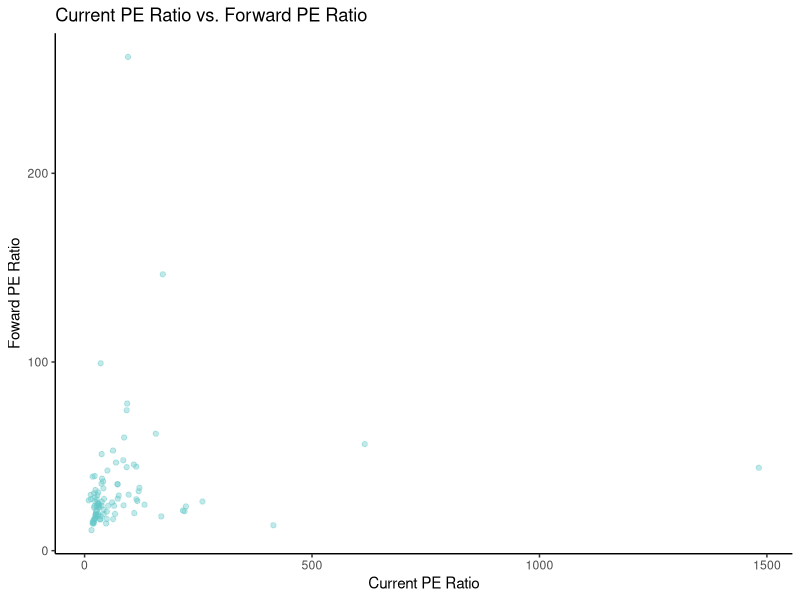
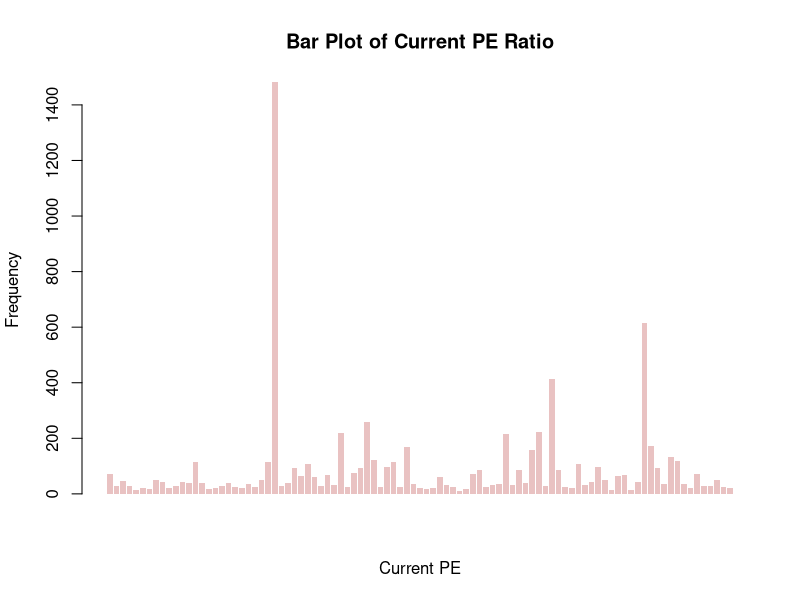
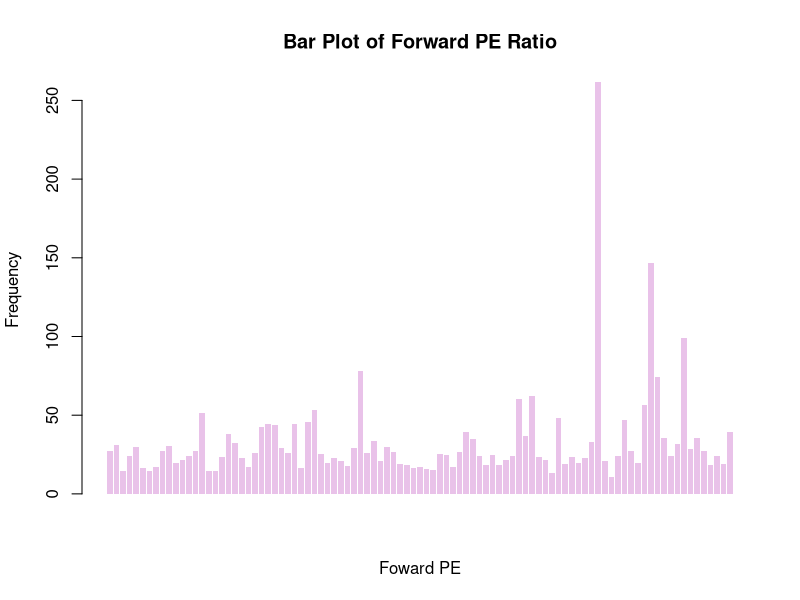
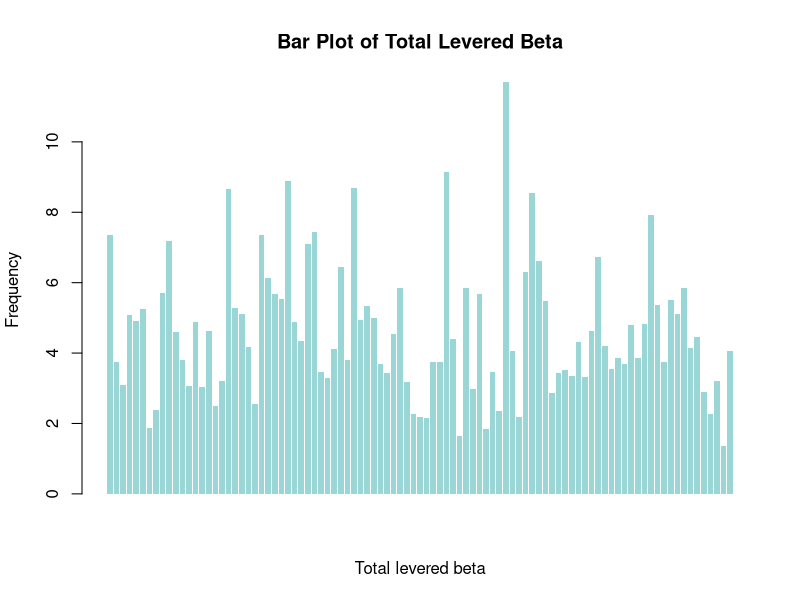
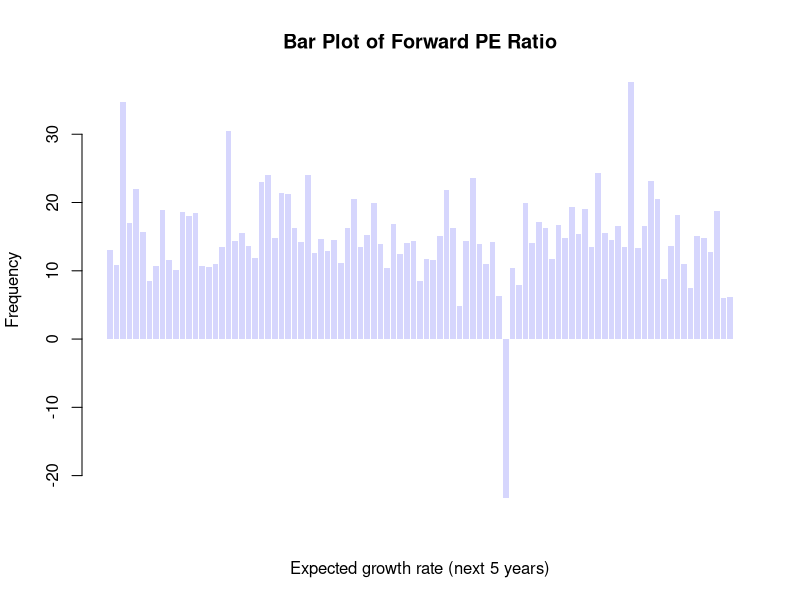
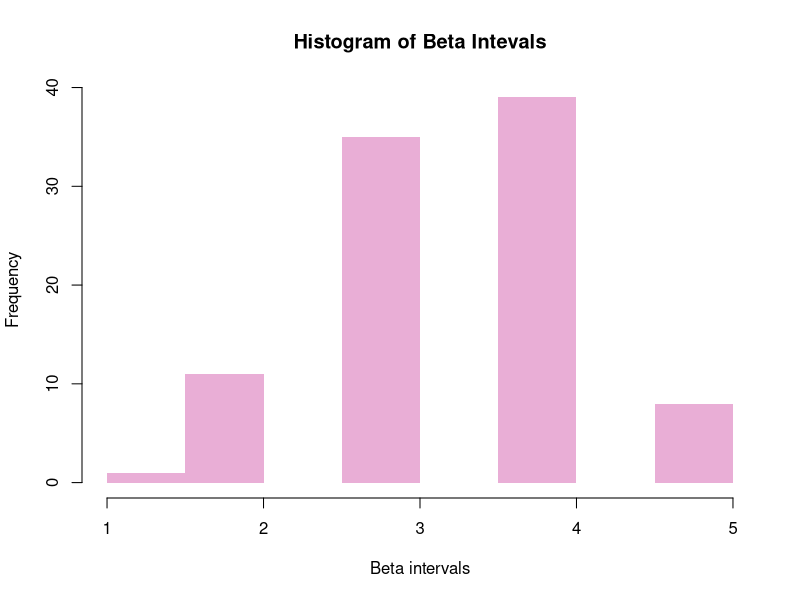
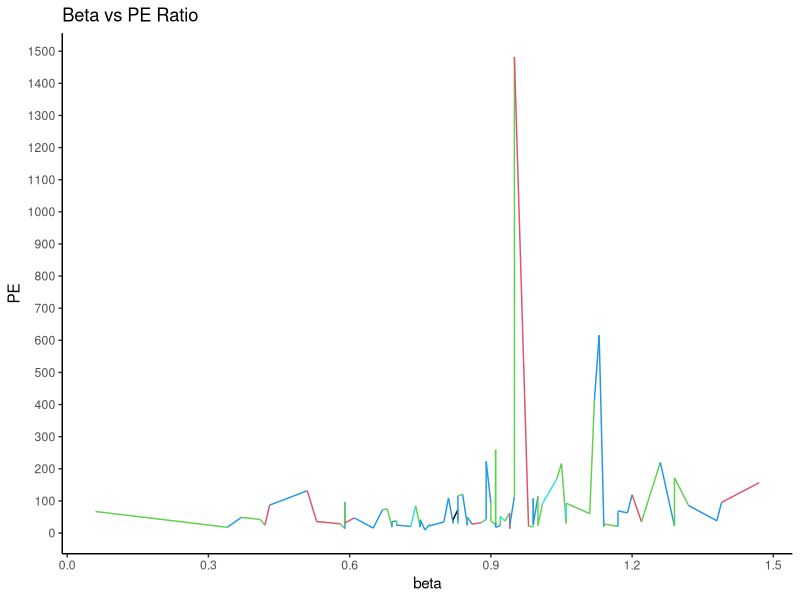
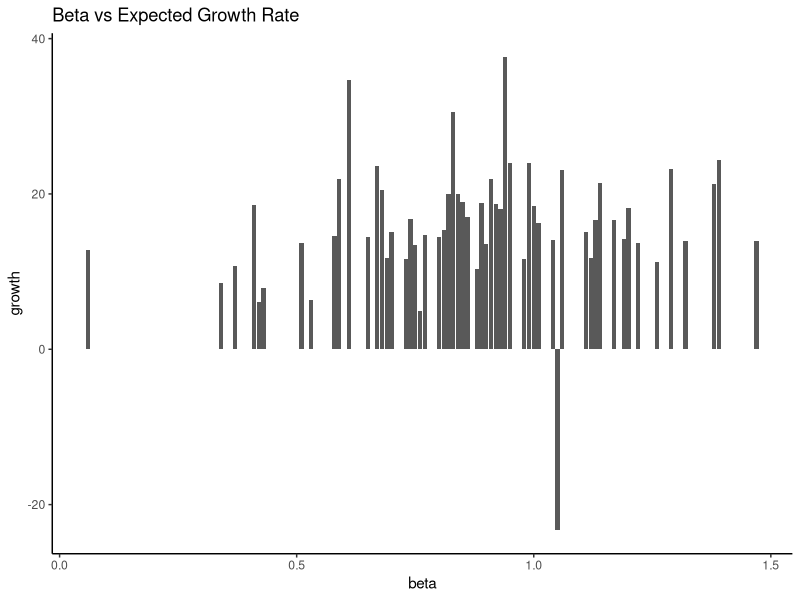

Write R code to recreate these figures, in order.
# author: Christian Alarcio, Ellen Chan, Anais Sidhu, Ruomeng (Michelle) Yang
# title: Methods & Analysis of Data

# Set working directory
setwd("~/Documents/UC\ Berkeley\ 2015-2016/Statistics\ 133/projects/final/")

# Set up ggplot2
library(ggplot2)
dev.off()

# Set up readr
library(readr)

# Set up scatterplot3d
library(scatterplot3d)

# Set up stringr
library(stringr)

# Read data files
clean_data <- read.csv("clean_data/clean_data.csv", header = TRUE,
                       stringsAsFactors = FALSE)
industries_only <- read.csv("clean_data/industries_only.csv", header = TRUE,
                            stringsAsFactors = FALSE)

#### ELLEN ####
# Scatter plot of Current PE to Forward PE
ggplot(clean_data, aes(x = Current.PE, y = Forward.PE)) +
    geom_point(color = rgb(100, 200, 200, 100, maxColorValue = 255)) + 
    ggtitle("Current PE Ratio vs. Forward PE Ratio") + xlab("Current PE Ratio") +
    ylab("Foward PE Ratio") + theme_classic()

# Bar plot of Current PE, Forward PE, Total Levered Beta, and Expected
# Growth in the Next 5 Years
barplot(clean_data$Current.PE, border = NA, xlab = "Current PE", ylab = "Frequency",
        col = rgb(200, 100, 100, 100, maxColorValue = 255),
        main = "Bar Plot of Current PE Ratio")
barplot(clean_data$Forward.PE, border = NA, xlab = "Foward PE", ylab = "Frequency",
        col = rgb(200, 100, 200, 100, maxColorValue = 255),
        main = "Bar Plot of Forward PE Ratio")
barplot(clean_data$Total.Levered.Beta, border = NA, xlab = "Total levered beta",
        ylab = "Frequency", col = rgb(0, 150, 150, 100, maxColorValue = 255),
        main = "Bar Plot of Total Levered Beta")
barplot(clean_data$Expected.Growth.Next.5.Years, border = NA,
        xlab = "Expected growth rate (next 5 years)", ylab = "Frequency",
        col = rgb(150, 150, 250, 100, maxColorValue = 255),
        main = "Bar Plot of Forward PE Ratio")

# Analyze which industries are in the highest and lowest beta interval
beta_intervals <- seq(from = 0, to = 1.5, by = 0.3)
interval_fun <- function(beta) {
    for (i in 1:5) {
        if (beta_intervals[i] < beta & beta < beta_intervals[i + 1]) {
            return (i)
        }
    }
}
beta_interval <- unlist(lapply(clean_data$Average.Unlevered.Beta,
                               FUN = interval_fun))
as.vector(clean_data$Industry[unlist(beta_interval) == 5])
as.vector(clean_data$Industry[unlist(beta_interval) == 1])

# Make a histogram of the beta intervals created above
dfbeta_interval <- data.frame(table(unlist(beta_interval)))
names(dfbeta_interval) <- c("Interval", "Frequency")
hist(beta_interval, main = "Histogram of Beta Intevals",
     xlab = "Beta intervals", col = rgb(200, 50, 150, 100, maxColorValue = 255),
     border = NA) 

# Plot of Beta versus PE Ratio by given beta intervals
dat1 <- data.frame(PE = industries_only$Current.PE,
                   beta = industries_only$Average.Unlevered.Beta)
ggplot(dat1, aes(x = beta, y = PE)) +
    geom_line(stat = "identity", color = beta_interval) + 
    ggtitle("Beta vs PE Ratio") + theme_classic() + 
    scale_x_continuous(breaks = beta_intervals) + 
    scale_y_continuous(breaks = seq(from = 0, to = 1500, by = 100)) 
summary(industries_only$Current.PE)

# Bar plot of Beta versus Expected Growth Rate in the Next 5 Years
dat2 <- data.frame(beta = clean_data$Average.Unlevered.Beta,
                   growth = clean_data$Expected.Growth.Next.5.Years)
ggplot(dat2, aes(x = beta, y = growth)) +
    geom_bar(position = "identity", stat = "identity") + 
    ggtitle("Beta vs Expected Growth Rate") +
    theme_classic()

#### MICHELLE ####
# Density curve of Current PE and of Expected Growth in the Next 5 Years
plot(density(clean_data$Current.PE), main = "Density Plot of Current PE")
plot(density(clean_data$Expected.Growth.Next.5.Years),
     main = "Density Plot of Expected Growth in the Next 5 Years")

# Scatter plot of Current PE to Expected Growth in the Next 5 Years
plot(clean_data$Current.PE, clean_data$Expected.Growth.Next.5.Years,
     col = rgb(50, 200, 200, 100, maxColorValue = 255), pch = 16,
     bg = rgb(200, 200, 200, maxColorValue = 255),
     main = "Bar Plot of Forward PE Ratio")

# Make a linear regression of Current PE to Expected Growth in the Next 5 Years
fit1 <- lm(Expected.Growth.Next.5.Years ~ Current.PE, data = clean_data)
abline(fit1, col = rgb(50, 200, 200, maxColorValue = 255))
summary(fit1)

# Remove outliers and find the linear regression of Current PE to Expected
# Growth in the Next 5 Years
sorted_pe <- unlist(sort(clean_data$Current.PE,
                         decreasing = TRUE))
indices <- unlist(sort(clean_data$Current.PE,
                       decreasing = TRUE,
                       index.return = TRUE)[[2]])
sorted_growth <- clean_data$Expected.Growth.Next.5.Years[indices]
sorted_pe_growth <- data.frame(pe = sorted_pe, growth = sorted_growth)
dat3 <- subset(sorted_pe_growth, sorted_pe < 300)
plot(dat3$pe, dat3$growth, main = "Current PE Ratio vs. Expected Growth",
     xlab = "Current PE ratio", ylab = "Expected growth (next 5 years)",
     col = rgb(200, 50, 200, 100, maxColorValue = 255), pch = 16)
fit2 <- lm(growth ~ pe, data = dat3)
abline(fit2, col = rgb(200, 50, 200, maxColorValue = 255))
summary(fit2)

# Account for beta when sorting PE ratios and growth by taking the PE ratios
# and growths of industries with lower beta
sorted_beta <- unlist(sort(clean_data$Average.Unlevered.Beta,
                          index.return = TRUE)[[2]])
beta_pe <- clean_data$Current.PE[sorted_beta]
beta_growth <- clean_data$Expected.Growth.Next.5.Years[sorted_beta]
end <- length(beta_pe)
cutoff <- round(end/2)
beta1 <- data.frame(pe = beta_pe[1:cutoff], growth = beta_growth[1:cutoff])
plot(beta1$pe, beta1$growth, main = paste("Current PE Ratio vs. Expected Growth",
                                          "For Industries with Lower Beta"),
     xlab = "Current PE ratio", ylab = "Expected growth (next 5 years)",
     col = rgb(50, 50, 200, 100, maxColorValue = 255), pch = 16)
fit3 <- lm(growth ~ pe, data = beta1)
abline(fit3, col = rgb(50, 50, 200, maxColorValue = 255))
summary(fit3)

# Industries with lower beta
print("Industries with lower beta:")
print(clean_data$Industry[sorted_beta][1:cutoff])

# Account for beta when sorting PE ratios and growth by taking the PE ratios
# and growths of industries with higher beta
beta2 <- data.frame(pe = beta_pe[(cutoff+1):end],
                    growth = beta_growth[(cutoff+1):end])
plot(beta2$pe, beta2$growth, main = paste("Current PE Ratio vs. Expected Growth",
                                          "For Industries with Higher Beta"),
     xlab = "Current PE ratio", ylab = "Expected growth (next 5 years)",
     col = rgb(200, 50, 50, 100, maxColorValue = 255), pch = 16)
fit4 <- lm(growth ~ pe, data = beta2)
abline(fit4, col = rgb(200, 50, 50, maxColorValue = 255))
summary(fit4)

# Industries with higher beta
print("Industries with higher beta:")
print(clean_data$Industry[sorted_beta][(cutoff+1):end])

# Graph Current PE to Expected Growth in the Next 5 Years
ggplot(data = clean_data, aes(x = Current.PE,
                              y = Expected.Growth.Next.5.Years)) +
    geom_line(color = "#548edf") + xlab("Current PE") +
    ylab("Expected Growth in the Next 5 Years") +
    ggtitle("Plot of Current PE to Expected Growth") +
    theme_classic()

# Make a histogram of Current PE to Expected Growth for industries with
# growth, g, fulfilling g < 300
ggplot(dat3, aes(x = pe, y = growth)) + geom_line(color = "#ebcefb") +
    geom_bar(position = "identity", stat = "identity", color = "#000000") +
    ggtitle("Beta vs Expected Growth Rate") +
    theme_classic()

# Make a histogram of Current PE to Expected Growth for industries with
# growth, g, fulfilling 100 <= g < 200
dat4 <- subset(sorted_pe_growth, sorted_pe >= 100 & sorted_pe < 200)
ggplot(dat4, aes(x = pe, y = growth)) + geom_line(color = "#ebcefb") +
    geom_bar(position = "identity", stat = "identity", color = "#000000") +
    ggtitle("Beta vs Expected Growth Rate") +
    theme_classic()

# Make a histogram of Current PE to Expected Growth for industries
# with growth, g, fulfilling g < 100
dat5 <- subset(sorted_pe_growth, sorted_pe < 100)
ggplot(dat5, aes(x = pe, y = growth)) + geom_line(color = "#ebcefb") +
    geom_bar(position = "identity", stat = "identity",
             color = "#000000") +
    ggtitle("Beta vs Expected Growth Rate") + theme_classic()

# Make bubble plots of Current PE and Expected Growth in the
# Next 5 Years for different industries
symbols(industries_only$Current.PE,
        industries_only$Expected.Growth.Next.5.Years,
        circles = industries_only$Number.of.Firms,
        inches = 0.35, fg="white", bg="#facccc8d",
        xlab="Current PE", ylab="Expected Growth in 5 Years",
        main = "Current PE vs Expected Growth in the Next 5 Years")
text(industries_only$Current.PE, industries_only$Expected.Growth.Next.5.Years, 
     labels = industries_only$Number.of.Firms, cex = 0.2)

# Make bubble plots of Current PE and Expected Growth in the
# Next 5 Years for different industries accounting for outliers
industry_pe <- unlist(sort(industries_only$Current.PE, decreasing = TRUE))
industry_indices <- unlist(sort(industries_only$Current.PE, decreasing = TRUE,
                       index.return = TRUE)[[2]])
industry_growth <- industries_only$
    Expected.Growth.Next.5.Years[industry_indices]
industry_num_firms <- industries_only$Number.of.Firms[industry_indices]
industry_pe_growth <- data.frame(pe = industry_pe, growth = industry_growth,
                                 num_firms = industry_num_firms)
dat6 <- subset(industry_pe_growth, industry_pe < 150)
symbols(dat6$pe, dat6$growth, circles = dat6$num_firms,
        inches=0.35, fg="white", bg="#facccc8d",
        xlab="Current PE", ylab="Expected Growth in 5 Years",
        main = paste("Current PE Less Than 150 vs",
                     "Expected Growth in the Next 5 Years"))
text(dat6$pe, dat6$growth, labels = dat6$num_firms, cex = 0.3)

#### ANAIS ####
# Graph the scatterplot of unlevered beta's impact on expected growth
# when accounting for their regression
reg1 <- lm(Expected.Growth.Next.5.Years ~ Average.Unlevered.Beta,
               data = clean_data)
summary(reg1)
ggplot(clean_data, aes(x = Average.Unlevered.Beta,
                       y = Expected.Growth.Next.5.Years)) +
    geom_point() + xlab("Average Unlevered Beta") +
    ylab("Expected Growth (%)") +
    geom_abline(aes(slope = unname(coef(reg1)["Average.Unlevered.Beta"]),
                    intercept = unname(coef(reg1)["(Intercept)"])),
                color = rgb(223, 84, 84, maxColorValue = 255)) +
    ggtitle("Average Unlevered Beta's Impact on Expected Growth") +
    theme_classic()

# Find the multivariate regression of expected growth to unlevered beta
# and current PE ratio
reg2 <- lm(Expected.Growth.Next.5.Years ~ Average.Unlevered.Beta +
               Current.PE, data = clean_data)
summary(reg2)

# Graph the scatterplot of unlevered beta's impact on expected growth
ggplot(clean_data, aes(x = Average.Unlevered.Beta,
                       y = Expected.Growth.Next.5.Years)) +
    geom_point() + xlab("Average Unlevered Beta") + ylab("Expected Growth (%)") +
    ggtitle("Scatterplot of Average Unlevered Beta vs Expected Growth") +
    theme_classic()

# Graph the scatterplot of PEG ratio's impact on expected growth after
# finding the multivariate regression of expected growth in the next 5
# years to average unlevered beta, the current PE ratio, and the PEG Ratio.
# The graph only concerns the regression of expected growth to beta.
reg3 <- lm(Expected.Growth.Next.5.Years ~ Average.Unlevered.Beta +
               Current.PE + PEG.Ratio, data = clean_data)
summary(reg3)
ggplot(clean_data, aes(x = Current.PE,
                       y = Expected.Growth.Next.5.Years)) +
    geom_point() + xlab("Current PE Ratio") + ylab("Expected Growth (%)") +
    geom_abline(aes(slope = unname(coef(reg3)["Average.Unlevered.Beta"]),
                    intercept = unname(coef(reg3)["(Intercept)"])),
                color = rgb(223, 84, 84, maxColorValue = 255)) +
    ggtitle("Current PE Ratio's Impact on Expected Growth") +
    theme_classic()

# Graph the scatterplot of PEG ratio's impact on expected growth and the
# regression line of expected growth to PEG ratio and the regression line
# of the multivariate regression found in reg3
reg4 <- lm(Expected.Growth.Next.5.Years ~ PEG.Ratio, data = clean_data)
summary(reg4)
ggplot(clean_data, aes(x = PEG.Ratio,
                       y = Expected.Growth.Next.5.Years)) +
    geom_point(color = rgb(223, 84, 84, 100, maxColorValue = 255)) +
    xlab("PEG Ratio") + ylab("Expected Growth (%)") +
    geom_abline(aes(slope = unname(coef(reg3)["PEG.Ratio"]),
                    intercept = unname(coef(reg3)["(Intercept)"])),
                color = rgb(84, 233, 233, maxColorValue = 255)) +
    geom_abline(aes(slope = unname(coef(reg4)["PEG.Ratio"]),
                    intercept = unname(coef(reg4)["(Intercept)"])),
                color = rgb(223, 84, 84, maxColorValue = 255)) +
    ggtitle("PEG Ratio's Impact on Expected Growth") +
    theme_classic()

#### CHRISTIAN ####
plot(clean_data$Trailing.PE, clean_data$Forward.PE,
     xlab = "Trailing PE", ylab = "Forward PE",
     main = "Correlation Between Trailing PE and Forward PE",
     col = 'blue')

plot(clean_data$Forward.PE, clean_data$Trailing.PE,
     xlab = "Forward PE", ylab = "Trailing PE",
     main = "Correlation Between Trailing PE and Forward PE",
     col = 'dark green')

plot(clean_data$Average.Unlevered.Beta, clean_data$PEG.Ratio,
     xlab = "Average Unlevered Beta", ylab = "PE Ratio",
     main = "Correlation Between Beta and PE Ratio",
     col = 'red')

plot(clean_data$PEG.Ratio, clean_data$Average.Unlevered.Beta,
     xlab = "PE Ratio", ylab = "Average Unlevered Beta",
     main = "Correlation Between PE Ratio and Beta",
     col = 'dark red')

plot(clean_data$Trailing.PE, clean_data$Expected.Growth.Next.5.Years,
     xlab = "Trailing PE", ylab = "Expected Growth in the Next 5 Years",
     main = paste("Correlation Between Traling PE and Expected",
                  "Growth in the Next 5 Years"), col = 'purple')

plot(clean_data$Expected.Growth.Next.5.Years, clean_data$Trailing.PE,
     xlab = "Expected Growth in the Next 5 Years", ylab = "Trailing PE",
     main = paste("Correlation Between Expected Growth in the",
                  "Next 5 Years and Trailing PE"), col = 'navy blue')

# Multiple angles
scatterplot3d(x = clean_data$Expected.Growth.Next.5.Years,
              clean_data$PEG.Ratio, z = clean_data$Average.Unlevered.Beta,
              angle = 30, scale.y = .3, pch = 16,
              xlab = "Expected Growth in Next 5 Years",
              ylab = "PE Ratio", zlab = "Beta",
              color = rgb(83, 223, 223, 100, maxColorValue = 255),
              main = "3D Scatterplot of Expected Growth, PEG Ratio, and Beta")

# Look at PE Ratio here:
scatterplot3d(x = clean_data$Expected.Growth.Next.5.Years,
              clean_data$PEG.Ratio, z = clean_data$Average.Unlevered.Beta,
              angle = 280, scale.y = .3,
              xlab = "Expected Growth in Next 5 Years",
              ylab = "PE Ratio", zlab = "Beta")

scatterplot3d(x = clean_data$Expected.Growth.Next.5.Years,
              y = clean_data$PEG.Ratio,
              z = clean_data$Average.Unlevered.Beta,
              angle = 200, scale.y = .3,
              xlab = "Expected Growth in Next 5 Years",
              ylab = "PE Ratio", zlab = "Beta")
scatterplot3d(x = clean_data$Expected.Growth.Next.5.Years,
              y= clean_data$PEG.Ratio,
              z = clean_data$Average.Unlevered.Beta,
              angle = 230, scale.y = .3,
              xlab = "Expected Growth in Next 5 Years",
              ylab = "PE Ratio", zlab = "Beta")
scatterplot3d(x = clean_data$Expected.Growth.Next.5.Years,
              y = clean_data$PEG.Ratio,
              z = clean_data$Average.Unlevered.Beta,
              angle = -400, scale.y = .3,
              xlab = "Expected Growth in Next 5 Years",
              ylab = "PE Ratio", zlab = "Beta")
scatterplot3d(x = clean_data$Expected.Growth.Next.5.Years,
              y= clean_data$PEG.Ratio,
              z = clean_data$Average.Unlevered.Beta,
              angle = 200, scale.y = .3,
              xlab = "Expected Growth in Next 5 Years",
              ylab = "PE Ratio", zlab = "Beta")
